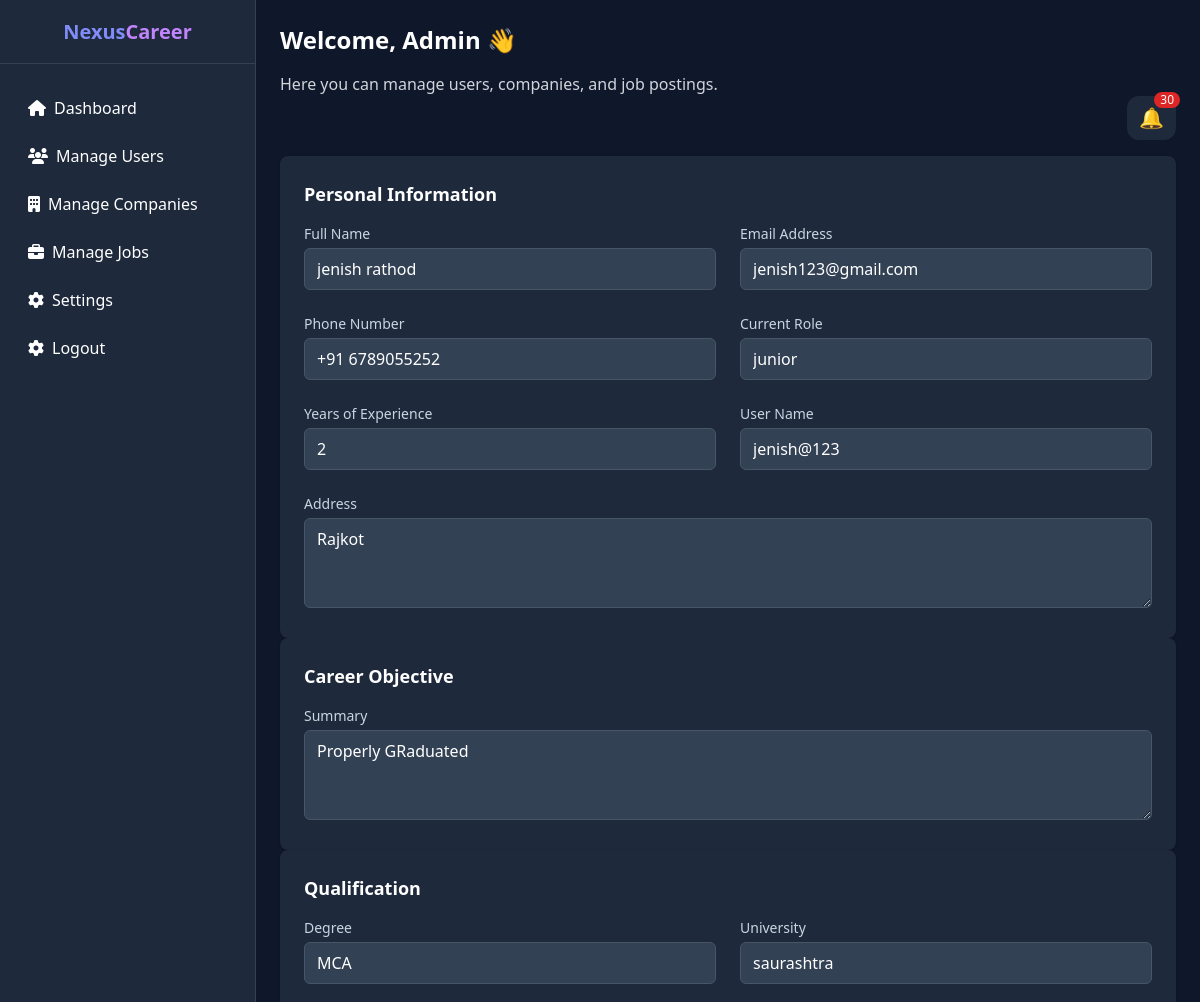
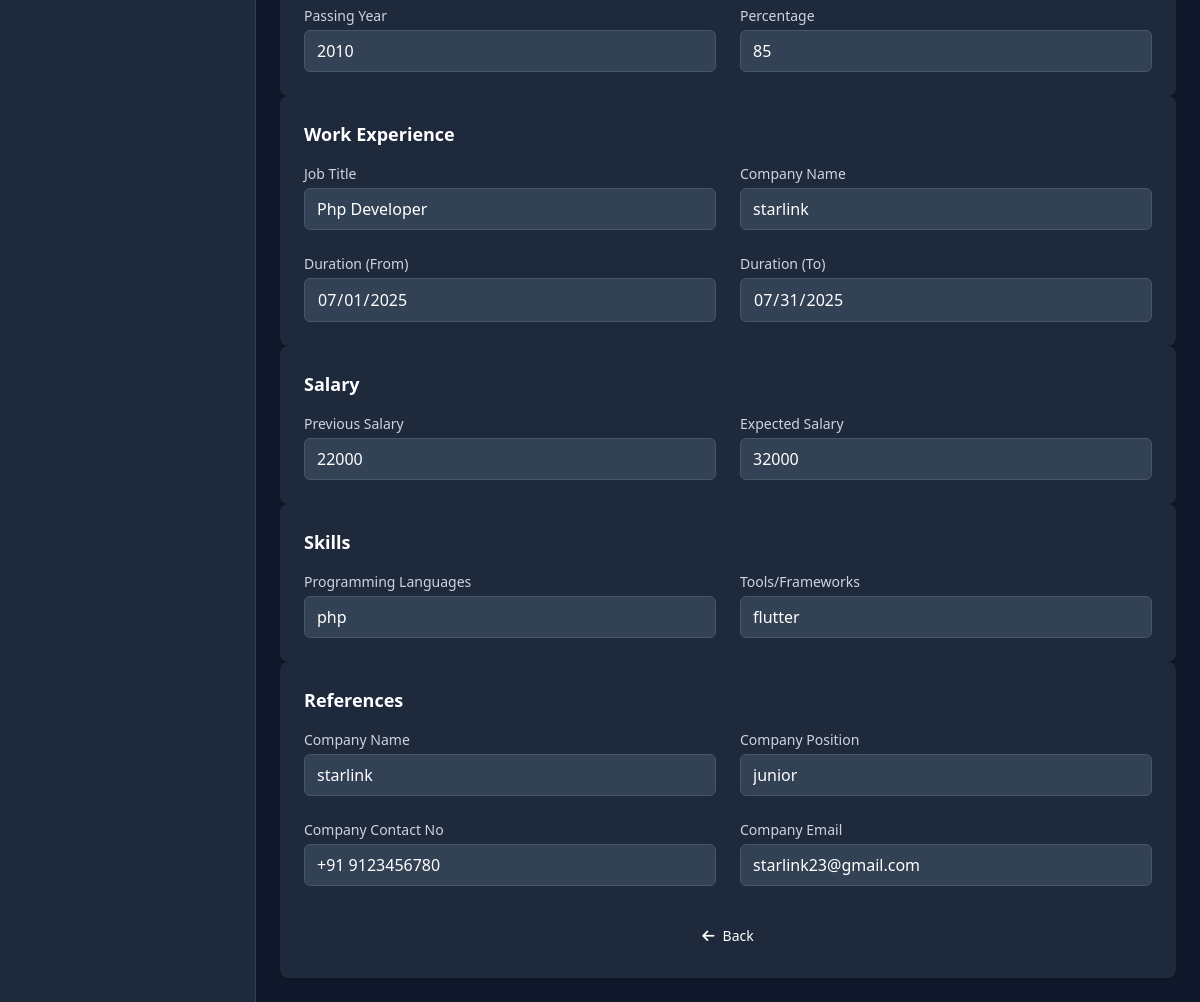
The app's page /admin_resume.php?username=jenish@123 (signed in) with its own data (2 pictures, top to bottom).
### tables this page shows
CREATE TABLE `create_resume` (
  `id` int(11) NOT NULL,
  `username` varchar(100) NOT NULL,
  `name` varchar(150) DEFAULT NULL,
  `email` varchar(150) DEFAULT NULL,
  `phone` varchar(20) DEFAULT NULL,
  `role` varchar(100) DEFAULT NULL,
  `experience` varchar(100) DEFAULT NULL,
  `address` text DEFAULT NULL,
  `summary` text DEFAULT NULL,
  `degree` varchar(100) DEFAULT NULL,
  `university` varchar(150) DEFAULT NULL,
  `passing_year` year(4) DEFAULT NULL,
  `percentage` varchar(10) DEFAULT NULL,
  `job_title` varchar(150) DEFAULT NULL,
  `company_name` varchar(150) DEFAULT NULL,
  `work_duration_from` date DEFAULT NULL,
  `work_duration_to` date DEFAULT NULL,
  `previous_salary` varchar(50) DEFAULT NULL,
  `expected_salary` varchar(50) DEFAULT NULL,
  `programming_languages` text DEFAULT NULL,
  `tools_frameworks` text DEFAULT NULL,
  `hobbies` text DEFAULT NULL,
  `ref_name` varchar(150) DEFAULT NULL,
  `ref_position` varchar(150) DEFAULT NULL,
  `ref_contact` varchar(50) DEFAULT NULL,
  `ref_email` varchar(150) DEFAULT NULL,
  `created_at` timestamp NOT NULL DEFAULT current_timestamp()
);

### admin_resume.php (the view, shortened to what the rows shown need)
<?php
include 'notification_helper.php';
$username = $_SESSION['username'] ?? '';
$role = $_SESSION['role'] ?? '';
$target_username = null;
if ($role === 'admin') {
    if (!empty($_GET['username'])) {
        $target_username = $_GET['username'];
    } else {
        echo '<!DOCTYPE html><html><head><meta charset="utf-8"><title>View User Resume</title></head><body>';
        echo '<p style="font-family:system-ui">No username selected. Please open from <strong>manage_user.php</strong> using the Resume button.</p>';
        echo '</body></html>';
        exit;
    }
} else {
    $target_username = $username;
}
$stmt = $conn->prepare("SELECT * FROM create_resume WHERE username = ? LIMIT 1");
$stmt->bind_param("s", $target_username);
$stmt->execute();
$res = $stmt->get_result();
$resume = $res->fetch_assoc();
?>
<!DOCTYPE html>
<html lang="en">
<head>
    <script src="https://cdn.tailwindcss.com"></script>
</head>
<body class="bg-slate-900 text-white">
    <div class="flex h-screen">
        <main class="flex-1 p-6 overflow-y-auto">
            <h1 class="text-2xl font-bold mb-4">Welcome, Admin 👋</h1>
            <form action="myresume.php" method="post" id="resume-form">
                <div class="p-6 rounded-lg shadow bg-slate-800">
                    <div class="grid grid-cols-1 gap-6 md:grid-cols-2">
                        <div>
                            <label for="name" class="block text-sm font-medium text-slate-300 mb-1">Full Name</label>
                            <input type="text" id="name" name="name" value="<?= htmlspecialchars($resume['name'] ?? '') ?>" class="w-full px-3 py-2 bg-slate-700 border border-slate-600 rounded-md text-white focus:ring-primary-600 focus:border-primary-600" <?= ($role === 'admin') ? 'readonly' : '' ?> required />
                        </div>
                        <div>
                            <label for="email" class="block text-sm font-medium text-slate-300 mb-1">Email Address</label>
                            <input type="email" id="email" name="email" value="<?= htmlspecialchars($resume['email'] ?? '') ?>" class="w-full px-3 py-2 bg-slate-700 border border-slate-600 rounded-md text-white focus:ring-primary-600 focus:border-primary-600" <?= ($role === 'admin') ? 'readonly' : '' ?> required />
                        </div>
                        <div>
                            <label for="phone" class="block text-sm font-medium text-slate-300 mb-1">Phone Number</label>
                            <input type="tel" id="phone" name="phone" value="<?= htmlspecialchars($resume['phone'] ?? '') ?>" class="w-full px-3 py-2 bg-slate-700 border border-slate-600 rounded-md text-white focus:ring-primary-600 focus:border-primary-600" <?= ($role === 'admin') ? 'readonly' : '' ?> required />
                        </div>
                        <div>
                            <label for="role" class="block text-sm font-medium text-slate-300 mb-1">Current Role</label>
                            <input type="text" id="role" name="role" value="<?= htmlspecialchars($resume['role'] ?? '') ?>" class="w-full px-3 py-2 bg-slate-700 border border-slate-600 rounded-md text-white focus:ring-primary-600 focus:border-primary-600" <?= ($role === 'admin') ? 'readonly' : '' ?> required />
                        </div>
                        <div>
                            <label for="experience" class="block text-sm font-medium text-slate-300 mb-1">Years of Experience</label>
                            <input type="number" id="experience" name="experience" value="<?= htmlspecialchars($resume['experience'] ?? '') ?>" class="w-full px-3 py-2 bg-slate-700 border border-slate-600 rounded-md text-white focus:ring-primary-600 focus:border-primary-600" <?= ($role === 'admin') ? 'readonly' : '' ?> required />
                        </div>
                        <div>
                            <label for="username" class="block text-sm font-medium text-slate-300 mb-1">User Name</label>
                            <input type="text" id="username" name="username" value="<?= htmlspecialchars($resume['username'] ?? $target_username) ?>" class="w-full px-3 py-2 bg-slate-700 border border-slate-600 rounded-md text-white focus:ring-primary-600 focus:border-primary-600" readonly required />
                        </div>
                        <div class="md:col-span-2">
                            <label for="address" class="block text-sm font-medium text-slate-300 mb-1">Address</label>
                            <textarea id="address" name="address" rows="3" class="w-full px-3 py-2 bg-slate-700 border border-slate-600 rounded-md text-white focus:ring-primary-600 focus:border-primary-600" <?= ($role === 'admin') ? 'readonly' : '' ?> required><?= htmlspecialchars($resume['address'] ?? '') ?></textarea>
                        </div>
                    </div>
                </div>
                <div class="p-6 rounded-lg shadow bg-slate-800">
                    <div class="grid grid-cols-1 gap-6 md:grid-cols-2">
                        <div class="md:col-span-2">
                            <label for="summary" class="block text-sm font-medium text-slate-300 mb-1">Summary</label>
                            <textarea id="summary" name="summary" rows="3" class="w-full px-3 py-2 bg-slate-700 border border-slate-600 rounded-md text-white focus:ring-primary-600 focus:border-primary-600" <?= ($role === 'admin') ? 'readonly' : '' ?> required><?= htmlspecialchars($resume['summary'] ?? '') ?></textarea>
                        </div>
                    </div>
                </div>
                <div class="p-6 rounded-lg shadow bg-slate-800">
                    <div class="grid grid-cols-1 gap-6 md:grid-cols-2">
                        <div>
                            <label for="degree" class="block text-sm font-medium text-slate-300 mb-1">Degree</label>
                            <input type="text" id="degree" name="degree" value="<?= htmlspecialchars($resume['degree'] ?? '') ?>" class="w-full px-3 py-2 bg-slate-700 border border-slate-600 rounded-md text-white" <?= ($role === 'admin') ? 'readonly' : '' ?> required />
                        </div>
                        <div>
                            <label for="university" class="block text-sm font-medium text-slate-300 mb-1">University</label>
                            <input type="text" id="university" name="university" value="<?= htmlspecialchars($resume['university'] ?? '') ?>" class="w-full px-3 py-2 bg-slate-700 border border-slate-600 rounded-md text-white" <?= ($role === 'admin') ? 'readonly' : '' ?> required />
                        </div>
                        <div>
                            <label for="passing_year" class="block text-sm font-medium text-slate-300 mb-1">Passing Year</label>
                            <input type="number" id="passing_year" name="passing_year" value="<?= htmlspecialchars($resume['passing_year'] ?? '') ?>" class="w-full px-3 py-2 bg-slate-700 border border-slate-600 rounded-md text-white" <?= ($role === 'admin') ? 'readonly' : '' ?> required />
                        </div>
                        <div>
                            <label for="percentage" class="block text-sm font-medium text-slate-300 mb-1">Percentage</label>
                            <input type="number" step="0.01" id="percentage" name="percentage" value="<?= htmlspecialchars($resume['percentage'] ?? '') ?>" class="w-full px-3 py-2 bg-slate-700 border border-slate-600 rounded-md text-white" <?= ($role === 'admin') ? 'readonly' : '' ?> required />
                        </div>
                    </div>
                </div>
                <div class="p-6 rounded-lg shadow bg-slate-800">
                    <div class="grid grid-cols-1 gap-6 md:grid-cols-2">
                        <div>
                            <label for="job_title" class="block text-sm font-medium text-slate-300 mb-1">Job Title</label>
                            <input type="text" id="job_title" name="job_title" value="<?= htmlspecialchars($resume['job_title'] ?? '') ?>" class="w-full px-3 py-2 bg-slate-700 border border-slate-600 rounded-md text-white" <?= ($role === 'admin') ? 'readonly' : '' ?> required />
                        </div>
                        <div>
                            <label for="company_name" class="block text-sm font-medium text-slate-300 mb-1">Company Name</label>
                            <input type="text" id="company_name" name="company_name" value="<?= htmlspecialchars($resume['company_name'] ?? '') ?>" class="w-full px-3 py-2 bg-slate-700 border border-slate-600 rounded-md text-white" <?= ($role === 'admin') ? 'readonly' : '' ?> required />
                        </div>
                        <div>
                            <label for="work_duration_from" class="block text-sm font-medium text-slate-300 mb-1">Duration (From)</label>
                            <input type="date" id="work_duration_from" name="work_duration_from" value="<?= htmlspecialchars($resume['work_duration_from'] ?? '') ?>" class="w-full px-3 py-2 bg-slate-700 border border-slate-600 rounded-md text-white" <?= ($role === 'admin') ? 'readonly' : '' ?> required />
                        </div>
                        <div>
                            <label for="work_duration_to" class="block text-sm font-medium text-slate-300 mb-1">Duration (To)</label>
                            <input type="date" id="work_duration_to" name="work_duration_to" value="<?= htmlspecialchars($resume['work_duration_to'] ?? '') ?>" class="w-full px-3 py-2 bg-slate-700 border border-slate-600 rounded-md text-white" <?= ($role === 'admin') ? 'readonly' : '' ?> required />
                        </div>
                    </div>
                </div>
                <div class="p-6 rounded-lg shadow bg-slate-800">
                    <div class="grid grid-cols-1 gap-6 md:grid-cols-2">
                        <div>
                            <label for="previous_salary" class="block text-sm font-medium text-slate-300 mb-1">Previous Salary</label>
                            <input type="number" id="previous_salary" name="previous_salary" value="<?= htmlspecialchars($resume['previous_salary'] ?? '') ?>" class="w-full px-3 py-2 bg-slate-700 border border-slate-600 rounded-md text-white" <?= ($role === 'admin') ? 'readonly' : '' ?> required />
                        </div>
                        <div>
                            <label for="expected_salary" class="block text-sm font-medium text-slate-300 mb-1">Expected Salary</label>
                            <input type="number" id="expected_salary" name="expected_salary" value="<?= htmlspecialchars($resume['expected_salary'] ?? '') ?>" class="w-full px-3 py-2 bg-slate-700 border border-slate-600 rounded-md text-white" <?= ($role === 'admin') ? 'readonly' : '' ?> required />
                        </div>
                    </div>
                </div>
                <div class="p-6 rounded-lg shadow bg-slate-800">
                    <div class="grid grid-cols-1 gap-6 md:grid-cols-2">
                        <div>
                            <label for="programming_languages" class="block text-sm font-medium text-slate-300 mb-1">Programming Languages</label>
                            <input type="text" id="programming_languages" name="programming_languages" value="<?= htmlspecialchars($resume['programming_languages'] ?? '') ?>" class="w-full px-3 py-2 bg-slate-700 border border-slate-600 rounded-md text-white" <?= ($role === 'admin') ? 'readonly' : '' ?> required />
                        </div>
                        <div>
                            <label for="tools_frameworks" class="block text-sm font-medium text-slate-300 mb-1">Tools/Frameworks</label>
                            <input type="text" id="tools_frameworks" name="tools_frameworks" value="<?= htmlspecialchars($resume['tools_frameworks'] ?? '') ?>" class="w-full px-3 py-2 bg-slate-700 border border-slate-600 rounded-md text-white" <?= ($role === 'admin') ? 'readonly' : '' ?> required />
                        </div>
                    </div>
                </div>
                <div class="p-6 rounded-lg shadow bg-slate-800">
                    <div class="grid grid-cols-1 gap-6 md:grid-cols-2">
                        <div>
                            <label for="ref_name" class="block text-sm font-medium text-slate-300 mb-1">Company Name</label>
                            <input type="text" id="ref_name" name="ref_name" value="<?= htmlspecialchars($resume['ref_name'] ?? '') ?>" class="w-full px-3 py-2 bg-slate-700 border border-slate-600 rounded-md text-white" <?= ($role === 'admin') ? 'readonly' : '' ?> required />
                        </div>
                        <div>
                            <label for="ref_position" class="block text-sm font-medium text-slate-300 mb-1">Company Position</label>
                            <input type="text" id="ref_position" name="ref_position" value="<?= htmlspecialchars($resume['ref_position'] ?? '') ?>" class="w-full px-3 py-2 bg-slate-700 border border-slate-600 rounded-md text-white" <?= ($role === 'admin') ? 'readonly' : '' ?> required />
                        </div>
                        <div>
                            <label for="ref_contact" class="block text-sm font-medium text-slate-300 mb-1">Company Contact No</label>
                            <input type="tel" id="ref_contact" name="ref_contact" value="<?= htmlspecialchars($resume['ref_contact'] ?? '') ?>" class="w-full px-3 py-2 bg-slate-700 border border-slate-600 rounded-md text-white" <?= ($role === 'admin') ? 'readonly' : '' ?> required />
                        </div>
                        <div>
                            <label for="ref_email" class="block text-sm font-medium text-slate-300 mb-1">Company Email</label>
                            <input type="email" id="ref_email" name="ref_email" value="<?= htmlspecialchars($resume['ref_email'] ?? '') ?>" class="w-full px-3 py-2 bg-slate-700 border border-slate-600 rounded-md text-white" <?= ($role === 'admin') ? 'readonly' : '' ?> required />
                        </div>
                    </div>
                </div>
            </form>
    </div>
</body>
</html>

### records on screen
create_resume: name "jenish rathod", email "jenish123@gmail.com", phone "+91 6789055252", role "junior", experience "2", username "jenish@123", address "Rajkot", summary "Properly GRaduated", degree "MCA", university "saurashtra", passing_year "2010", percentage "85", job_title "Php Developer", company_name "starlink", work_duration_from "07/01/2025", work_duration_to "07/31/2025", previous_salary "22000", expected_salary "32000", programming_languages "php", tools_frameworks "flutter", ref_name "starlink", ref_position "junior", ref_contact "+91 9123456780", ref_email "starlink23@gmail.com"

### other values on screen
$unread "30"
